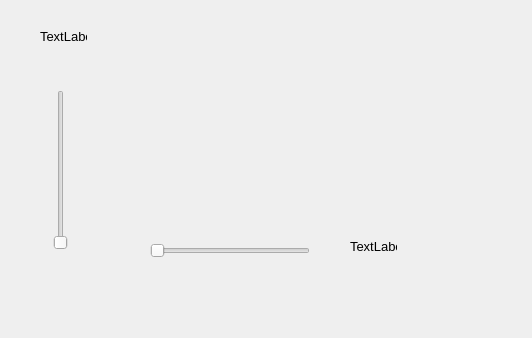
<?xml version="1.0" encoding="UTF-8"?>
<ui version="4.0">
 <class>Form</class>
 <widget class="QWidget" name="Form">
  <property name="geometry">
   <rect>
    <x>0</x>
    <y>0</y>
    <width>532</width>
    <height>338</height>
   </rect>
  </property>
  <property name="windowTitle">
   <string>Form</string>
  </property>
  <widget class="QSlider" name="verticalSlider1">
   <property name="geometry">
    <rect>
     <x>50</x>
     <y>90</y>
     <width>22</width>
     <height>160</height>
    </rect>
   </property>
   <property name="maximum">
    <number>5</number>
   </property>
   <property name="orientation">
    <enum>Qt::Vertical</enum>
   </property>
  </widget>
  <widget class="QSlider" name="horizontalSlider1">
   <property name="geometry">
    <rect>
     <x>150</x>
     <y>240</y>
     <width>160</width>
     <height>22</height>
    </rect>
   </property>
   <property name="orientation">
    <enum>Qt::Horizontal</enum>
   </property>
  </widget>
  <widget class="QLabel" name="labelForVerticalSlider">
   <property name="geometry">
    <rect>
     <x>40</x>
     <y>30</y>
     <width>47</width>
     <height>13</height>
    </rect>
   </property>
   <property name="font">
    <font>
     <pointsize>10</pointsize>
    </font>
   </property>
   <property name="text">
    <string>TextLabel</string>
   </property>
  </widget>
  <widget class="QLabel" name="labelForHorizontalSlider">
   <property name="geometry">
    <rect>
     <x>350</x>
     <y>240</y>
     <width>47</width>
     <height>13</height>
    </rect>
   </property>
   <property name="font">
    <font>
     <pointsize>10</pointsize>
    </font>
   </property>
   <property name="text">
    <string>TextLabel</string>
   </property>
  </widget>
 </widget>
 <resources/>
 <connections>
  <connection>
   <sender>horizontalSlider1</sender>
   <signal>valueChanged(int)</signal>
   <receiver>labelForHorizontalSlider</receiver>
   <slot>setNum(int)</slot>
   <hints>
    <hint type="sourcelabel">
     <x>221</x>
     <y>250</y>
    </hint>
    <hint type="destinationlabel">
     <x>366</x>
     <y>247</y>
    </hint>
   </hints>
  </connection>
 </connections>
</ui>
